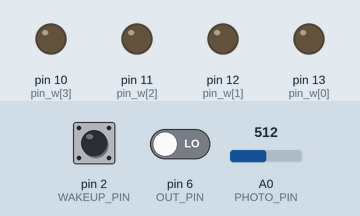
The sketch below on a simulated Arduino Uno, built with avr-gcc and run on an emulated ATmega328P. Shown: output pins drawn as LEDs (lit = HIGH). The inputs (shaded band) are chosen by the test bench; at power-on: pin 2 (WAKEUP_PIN) LOW, pin 6 (OUT_PIN) LOW, A0 (PHOTO_PIN) = 512. Sleep ends after the set time or at an interrupt.

Above: at 5.0 s.
5.1 s: pin 2 (WAKEUP_PIN) pulled HIGH for 0.15 s
At 5.2 s:
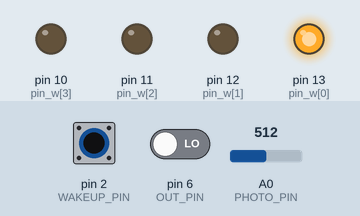
Timing chart, 0 to 8.1 s (numbered marks = the images above; inputs shaded):
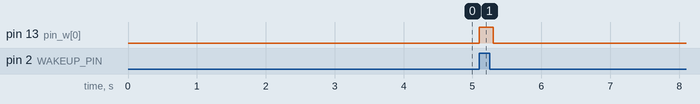

Measured:
- after the input at 5.1 s, pin 13 (pin_w[0]): LOW → HIGH at once, → LOW 0.20 s later

The sketch:

Desk_ino.ino
```cpp
#include <Arduino.h>
#include <avr/sleep.h>

#define OUT_PIN 6
#define PHOTO_PIN A0
#define WAKEUP_PIN 2
const int pin_w[] = { 13, 12, 11, 10 };

int l = 0;
uint8_t output_value = 0;
volatile byte flag = 1;

void setup() {
  //Serial.begin(9600);
  pinMode(WAKEUP_PIN, INPUT);
  pinMode(PHOTO_PIN, INPUT);
  pinMode(OUT_PIN, INPUT);
  led_opt(2);
  sleep();
}

void loop() {
  output_value = digitalRead(OUT_PIN);
  l = analogRead(PHOTO_PIN);
  //Serial.println(l);
  if (l < 2) {
    if (output_value) {
      led_opt(1);
      delay(10000);
    } else {
      led_opt(0);
    }
  } else {
    led_opt(0);
  }
}


void led_opt(int x) {
  switch (x) {
    case 0:
      for (int i = 0; i < 4; i++) {
        digitalWrite(pin_w[i], LOW);
      }
      break;
    case 1:
      for (int i = 0; i < 4; i++) {
        digitalWrite(pin_w[i], HIGH);
      }
      break;
    case 2:
      for (int i = 0; i < 4; i++) {
        pinMode(pin_w[i], OUTPUT);
      }
      break;
  }
}

void wakeupCallback() {
  flag = 0;
}

void sleep() {
  //Serial.flush();
  sleep_enable();
  set_sleep_mode(SLEEP_MODE_PWR_DOWN);
  attachInterrupt(digitalPinToInterrupt(WAKEUP_PIN), wakeupCallback, RISING);
  delay(200);
  sleep_cpu();

  // codice eseguito dopo il risveglio
  detachInterrupt(digitalPinToInterrupt(WAKEUP_PIN));
  sleep_disable();
  digitalWrite(pin_w[0], HIGH);
  delay(200);
  digitalWrite(pin_w[0], LOW);
  loop();
}
```
